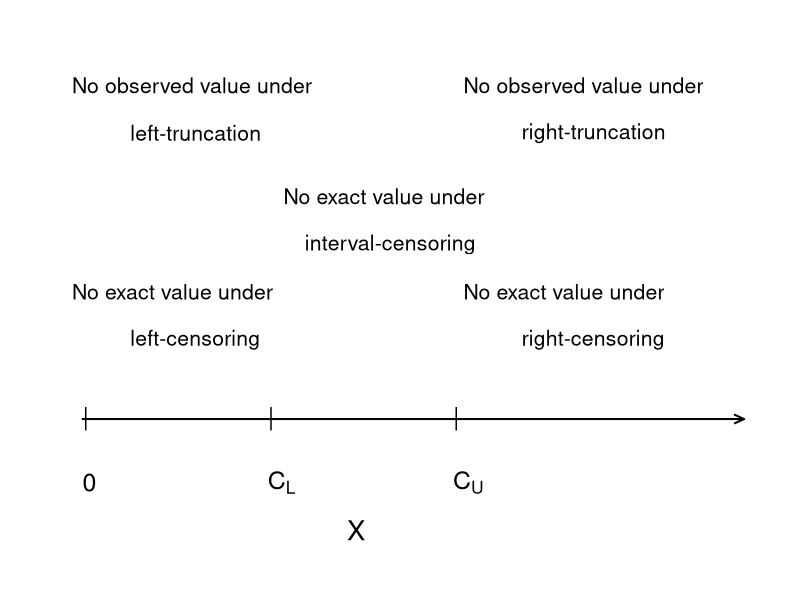
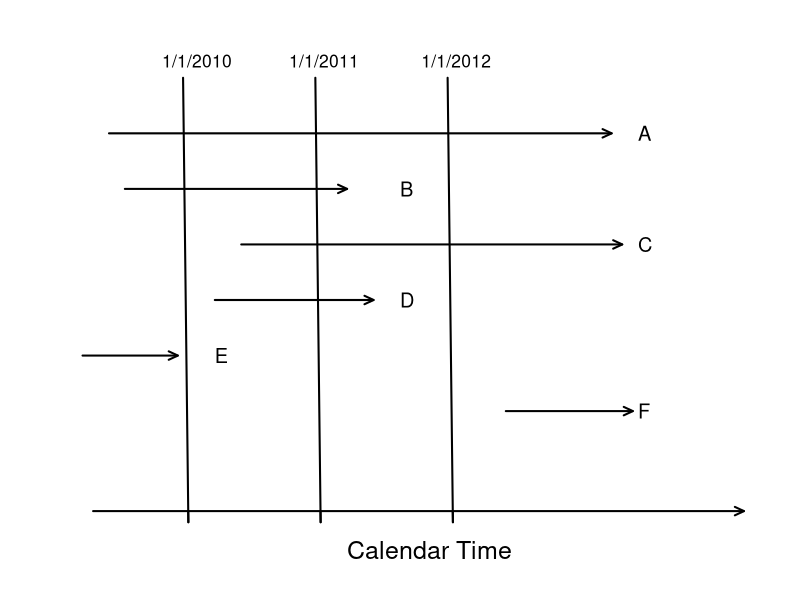
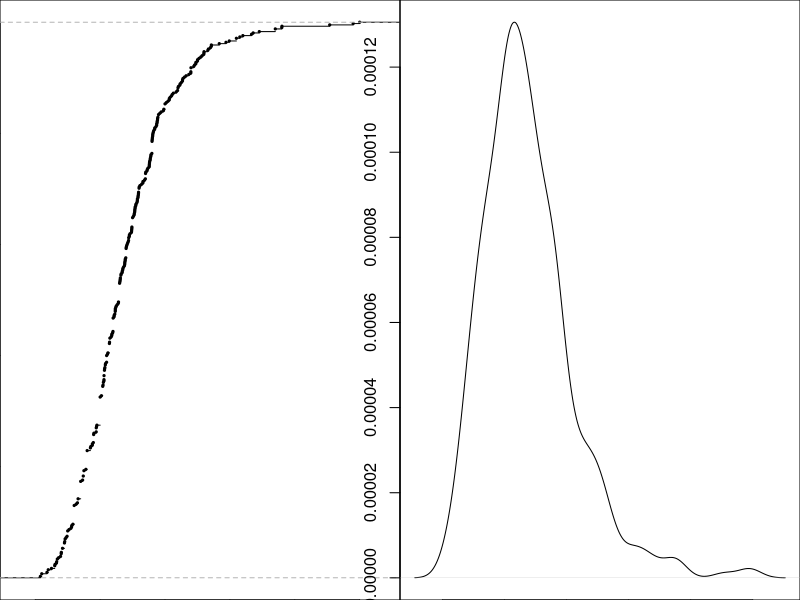
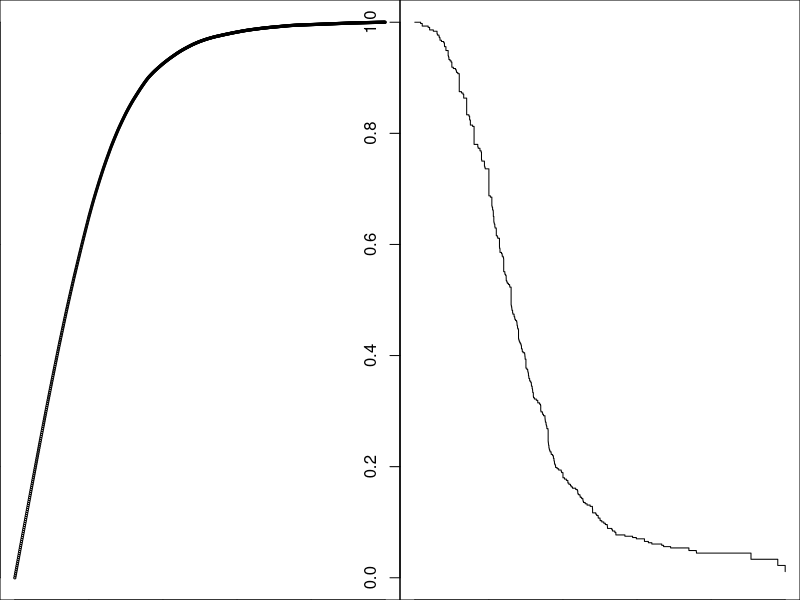

The R source for these figures, in order:
## ---- chunk 1

## ---- chunk 2
plot.new()
par(mar=c(0,0,0,0), cex=1.5)
plot.window(xlim=c(0,14),ylim=c(0,3.5))
figsize = 0.85
arrows(1,1,13.5,1,code=2,lwd=2,angle=25,length=0.10)

text(0.8,1.8,"No exact value under",adj=0, cex=figsize)
text(1.9,1.5,"left-censoring",adj=0, cex=figsize)
text(8.2,1.8,"No exact value under",adj=0, cex=figsize)
text(9.3,1.5,"right-censoring",adj=0, cex=figsize)

text(4.8,2.4,"No exact value under",adj=0, cex=figsize)
text(5.2,2.1,"interval-censoring",adj=0, cex=figsize)

text(0.8,3.1,"No observed value under",adj=0, cex=figsize)
text(1.9,2.8,"left-truncation",adj=0, cex=figsize)
text(8.2,3.1,"No observed value under",adj=0, cex=figsize)
text(9.3,2.8,"right-truncation",adj=0, cex=figsize)

text(1,1,labels="|",adj=0)
text(4.5,1,labels="|",adj=0)
text(8,1,labels="|",adj=0, cex=1)

text(1,  0.6,expression(0),adj=0)
text(4.5,0.6,expression(C[L]),adj=0)
text(8,  0.6,expression(C[U]),adj=0)
text(6,  0.3,expression(X),adj=0, cex=1.1)
## ---- chunk 3
plot.new()
par(mar=c(0,0,0,0), cex=1.5)
plot.window(xlim=c(0,14),ylim=c(0,10))

arrows(1.2,1.2,13.5,1.2,code=2,lwd=2,angle=25,length=0.10)
text(6,0.5,"Calendar Time",adj=0)
arrows(1.5,8,11,8,code=2,lwd=2,angle=25,length=0.10)
text(11.5,8,"A",adj=0, cex=0.8)
arrows(1.8,7,6,7,code=2,lwd=2,angle=25,length=0.10)
text(7,7,"B",adj=0, cex=0.8)
arrows(4,6,11.2,6,code=2,lwd=2,angle=25,length=0.10)
text(11.5,6,"C",adj=0, cex=0.8)
arrows(3.5,5,6.5,5,code=2,lwd=2,angle=25,length=0.10)
text(7,5,"D",adj=0, cex=0.8)
arrows(1,4,2.8,4,code=2,lwd=2,angle=25,length=0.10)
text(3.5,4,"E",adj=0, cex=0.8)
arrows(9,3,11.4,3,code=2,lwd=2,angle=25,length=0.10)
text(11.5,3,"F",adj=0, cex=0.8)

arrows(2.9,9,3,1,code=2,lwd=2,angle=0,length=0.10)
text(2.5,9.3,"1/1/2010",adj=0, cex=0.7)
arrows(5.4,9,5.5,1,code=2,lwd=2,angle=0,length=0.10)
text(4.9,9.3,"1/1/2011",adj=0, cex=0.7)
arrows(7.9,9,8,1,code=2,lwd=2,angle=0,length=0.10)
text(7.4,9.3,"1/1/2012",adj=0, cex=0.7)
## ---- chunk 4
# Example from Derrig et al
#  "Applications of resampling methods in actuarial practice"
#  CAS Proceedings 2001
BIData <- read.csv("Data/DerrigResampling.csv", header =T)
BIData$Censored <- 1*(BIData$AmountPaid >= BIData$PolicyLimit)
BIDataUncensored <- subset(BIData, Censored == 0) 
X <- BIDataUncensored$AmountPaid
## ---- chunk 5
BI.cdf <- ecdf(X)
par(mfrow=c(1,2))
plot(BI.cdf , main="",xlab="x", ylab = "ECDF", cex = 0.3)
plot(density(X), main="", xlab="x")

## ---- chunk 6
LER <- function(d){
  sumClaims <- sum(X)
  sumClaims_d <- sum(pmin(X,d))
  LER <-   sumClaims_d/sumClaims
  return(LER)  
}
dVec <- seq(0,max(X), length.out = 1000)
LERVec <- 0 * dVec
for (i in 1:length(dVec)){LERVec[i] <- LER(dVec[i])} 
## ---- chunk 7
plot(dVec,LERVec, xlab="d", ylab = "LER", cex=.3)
## ---- chunk 8
library(survival)                # for Surv(), survfit()
#BIData <- read.csv("Data/DerrigResampling.csv", header =T)
BIData$UnCensored <- 1*(BIData$AmountPaid < BIData$PolicyLimit)
## KM estimate
KM0 <- survfit(Surv(AmountPaid, UnCensored) ~ 1,  type="kaplan-meier", data=BIData)
plot(KM0, conf.int=FALSE, xlab="x",ylab="Kaplan Meier Survival")
## ---- chunk 9

